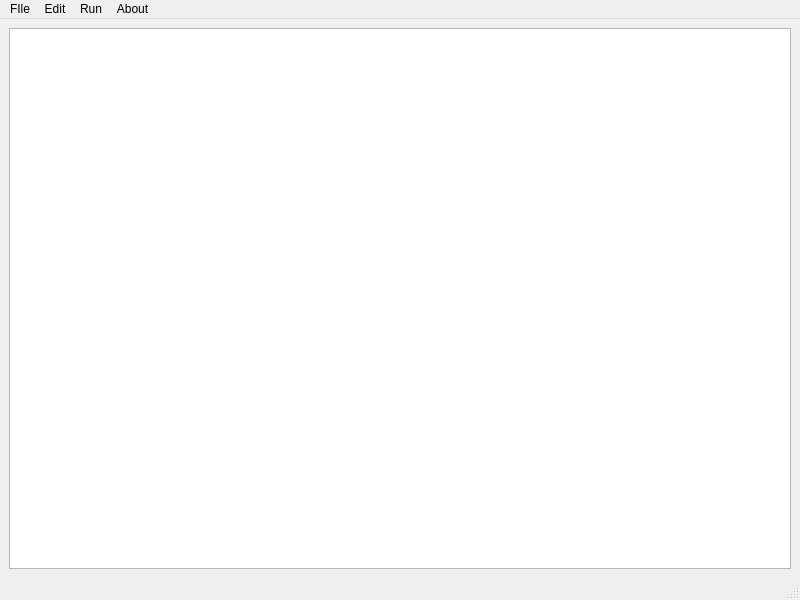
<?xml version="1.0" encoding="UTF-8"?>
<ui version="4.0">
 <class>tra86</class>
 <widget class="QMainWindow" name="tra86">
  <property name="geometry">
   <rect>
    <x>0</x>
    <y>0</y>
    <width>800</width>
    <height>600</height>
   </rect>
  </property>
  <property name="windowTitle">
   <string>tra86</string>
  </property>
  <widget class="QWidget" name="centralwidget">
   <layout class="QVBoxLayout" name="verticalLayout">
    <item>
     <widget class="QTextEdit" name="textEdit"/>
    </item>
   </layout>
  </widget>
  <widget class="QMenuBar" name="menubar">
   <property name="geometry">
    <rect>
     <x>0</x>
     <y>0</y>
     <width>800</width>
     <height>36</height>
    </rect>
   </property>
   <widget class="QMenu" name="menuFIle">
    <property name="title">
     <string>FIle</string>
    </property>
    <addaction name="actionNew"/>
    <addaction name="actionOpen"/>
    <addaction name="actionOpen_Recent"/>
    <addaction name="actionSave"/>
    <addaction name="actionClose"/>
   </widget>
   <widget class="QMenu" name="menuEdit">
    <property name="title">
     <string>Edit</string>
    </property>
    <widget class="QMenu" name="menuSyntax">
     <property name="title">
      <string>Syntax</string>
     </property>
     <addaction name="actionC"/>
     <addaction name="actionC_2"/>
     <addaction name="actionRUST"/>
     <addaction name="actionPython"/>
     <addaction name="actionx86_Asm"/>
    </widget>
    <addaction name="actionFont"/>
    <addaction name="actionText"/>
    <addaction name="menuSyntax"/>
   </widget>
   <widget class="QMenu" name="menuRun">
    <property name="title">
     <string>Run</string>
    </property>
    <widget class="QMenu" name="menuBuild">
     <property name="title">
      <string>Build</string>
     </property>
     <addaction name="actionC_3"/>
     <addaction name="actionRUST_2"/>
    </widget>
    <addaction name="menuBuild"/>
    <addaction name="actionLink"/>
    <addaction name="actionRun"/>
   </widget>
   <widget class="QMenu" name="menuAbout">
    <property name="title">
     <string>About</string>
    </property>
    <addaction name="actionAbout_tra86"/>
    <addaction name="actionHelp"/>
   </widget>
   <addaction name="menuFIle"/>
   <addaction name="menuEdit"/>
   <addaction name="menuRun"/>
   <addaction name="menuAbout"/>
  </widget>
  <widget class="QStatusBar" name="statusbar"/>
  <action name="actionOpen">
   <property name="text">
    <string>Open</string>
   </property>
  </action>
  <action name="actionOpen_Recent">
   <property name="text">
    <string>Open Recent</string>
   </property>
  </action>
  <action name="actionSave">
   <property name="text">
    <string>Save</string>
   </property>
  </action>
  <action name="actionClose">
   <property name="text">
    <string>Close</string>
   </property>
  </action>
  <action name="actionFont">
   <property name="text">
    <string>Font</string>
   </property>
  </action>
  <action name="actionText">
   <property name="text">
    <string>Text</string>
   </property>
  </action>
  <action name="actionC">
   <property name="text">
    <string>C</string>
   </property>
  </action>
  <action name="actionC_2">
   <property name="text">
    <string>C++</string>
   </property>
  </action>
  <action name="actionRUST">
   <property name="text">
    <string>RUST</string>
   </property>
  </action>
  <action name="actionPython">
   <property name="text">
    <string>Python</string>
   </property>
  </action>
  <action name="actionx86_Asm">
   <property name="text">
    <string>x86 Asm</string>
   </property>
  </action>
  <action name="actionLink">
   <property name="text">
    <string>Link</string>
   </property>
  </action>
  <action name="actionRun">
   <property name="text">
    <string>Run</string>
   </property>
  </action>
  <action name="actionC_3">
   <property name="text">
    <string>C++</string>
   </property>
  </action>
  <action name="actionRUST_2">
   <property name="text">
    <string>RUST</string>
   </property>
  </action>
  <action name="actionAbout_tra86">
   <property name="text">
    <string>About tra86</string>
   </property>
  </action>
  <action name="actionHelp">
   <property name="text">
    <string>Help</string>
   </property>
  </action>
  <action name="actionNew">
   <property name="text">
    <string>New</string>
   </property>
  </action>
 </widget>
 <resources/>
 <connections/>
</ui>
